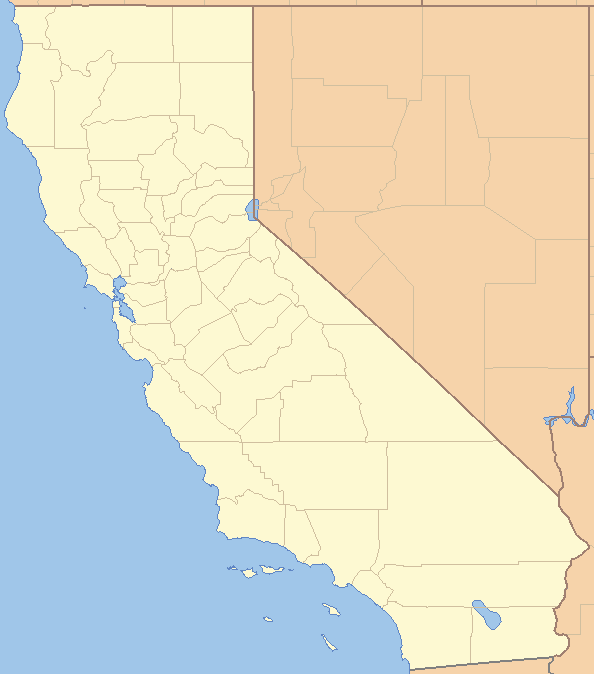
#> input picture Introduction to Machine Learning/Module 2/Module_2_NotebookFiles/images/end_to_end_project/california.png, 594 x 674 px, found by its file name
$ jupyter execute --allow-errors Module_2_CaliforniaHousingProject_template.ipynb   (shell and % lines are left out)
#> lines starting #> are read from the running program, lines starting #| are printed output that depends on the picture
# California Housing Price Model

We will go through an example wherein you will pretend to be a recently hired data scientist at real estate company.  Your first task in to use California census data to build a model of housing prices in the state.  This data includes metrics such as the population, median income, and median housing price for each block group in California. Block groups are the smallest geographical unit for which the US Census Bureau publishes sample data (a block group typically has a population of 600 to 3,000 people).

_Your model should learn from this data and be able to **predict the median housing price** in any district, given all the other metrics._

[cell 1]
# Common imports
import numpy as np
import pandas as pd

Each time Matplotlib loads, it defines a runtime configuration (rc) containing the default styles for every plot element you create. This configuration can be adjusted at any time using the plt.rc convenience routine, shown below.  More information about the command "%matplotlib inline" can be found [here](https://stackoverflow.com/questions/43027980/purpose-of-matplotlib-inline).

[cell 2]
# To plot pretty figures
#import pip
#pip.main(["install","matplotlib"])
# Only in Jupyter

import matplotlib as mpl
import matplotlib.pyplot as plt
mpl.rc('axes', labelsize=14)
mpl.rc('xtick', labelsize=12)
mpl.rc('ytick', labelsize=12)

The [os](https://docs.python.org/3/library/os.html) library provides miscellaneous operating system interfaces.  More specifically, [os.path](https://docs.python.org/3/library/os.path.html#module-os.path) implements some useful functions on pathnames.  Note that [matplotlib.pyplot.tight_layout()](https://matplotlib.org/3.3.2/api/_as_gen/matplotlib.pyplot.tight_layout.html) adjusts the padding between and around subplots.

[cell 3]
import os

PROJECT_ROOT_DIR = "."
IMAGES_PATH = os.path.join(PROJECT_ROOT_DIR, "images")
os.makedirs(IMAGES_PATH, exist_ok=True)

# Function for saving images
def save_fig(fig_id, tight_layout=True, fig_extension="png", resolution=300):
    path = os.path.join(IMAGES_PATH, fig_id + "." + fig_extension)
    print("Saving figure", fig_id)
    if tight_layout:
        plt.tight_layout()
    plt.savefig(path, format=fig_extension, dpi=resolution)

## Get the Data and View/Inspect It

Be sure to place the data file in the same directory as this Jupyter notebook is located.  Click for more information about [read_csv()](https://pandas.pydata.org/pandas-docs/stable/reference/api/pandas.read_csv.html), which returns a Pandas [DataFrame](https://pandas.pydata.org/pandas-docs/stable/reference/api/pandas.DataFrame.html).

[cell 4]
# Read in Data
housing = pd.read_csv("housing.csv")
#> (reads Introduction to Machine Learning/Module 2/Module_2_NotebookFiles/housing.csv from the repository)
# Rough Inspection of Data
housing.head()

# Another Rough Inspection of Data
housing

[cell 5]
# Inspect Metadata on housing Data

housing.info()

[cell 6]
housing["ocean_proximity"].value_counts()

[cell 7]
housing.describe()

[cell 8]
housing.hist(bins=50, figsize=(20,15))
save_fig("attribute_histogram_plots")
#> in save_fig, `plt.savefig(path, format=fig_extension, dpi=resolution)`:
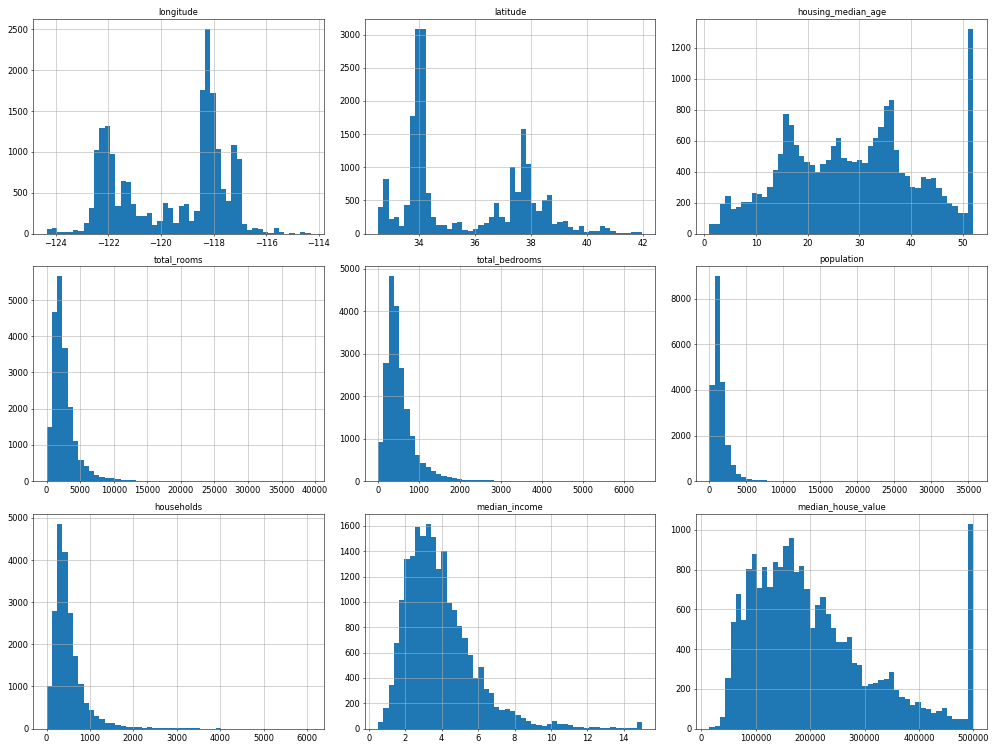
#> figure drawn by matplotlib, 9 panels; panel 1: tallest bar 2507 high, from x = -118.3 to -118.1; panel 2: tallest bar 3086 high, from x = 34.05 to 34.23; panel 3: tallest bar 1321 high, from x = 50.98 to 52; panel 4: tallest bar 5653 high, from x = 1574.7 to 2361.1
plt.show()  # matplotlib.pyplot command

## Create a Test Set

We use the [train_test_split()](https://scikit-learn.org/stable/modules/generated/sklearn.model_selection.train_test_split.html) method to separate our data into a training set and testing set.

[cell 9]
from sklearn.model_selection import train_test_split

train_set, test_set = train_test_split(housing, test_size = 0.2, random_state = 42)

[cell 10]
test_set.head()

[cell 11]
housing["median_income"].hist()
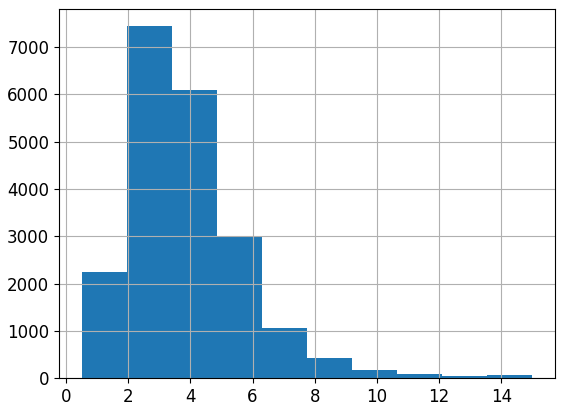
#> figure drawn by matplotlib, 1 panel; tallest bar 7436 high, from x = 1.95 to 3.4

[pandas.cut()](https://pandas.pydata.org/docs/reference/api/pandas.cut.html) is used to bin values into discrete intervals.

[cell 12]
housing["income_cat"] = pd.cut(housing["median_income"],
                              bins = [0,1.5,3,4.5,6,np.inf],
                              labels = [1,2,3,4,5])

[cell 13]
housing["income_cat"].value_counts()

[cell 14]
housing["income_cat"].hist()
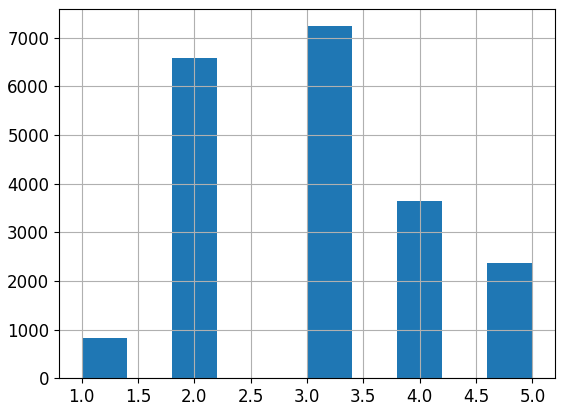
#> figure drawn by matplotlib, 1 panel; tallest bar 7236 high, from x = 3 to 3.4

[StratifiedShuffleSplit()](https://scikit-learn.org/stable/modules/generated/sklearn.model_selection.StratifiedShuffleSplit.html) provides train/test indices to split data in train/test sets.  `strat_train_set` and `strat_test_set` are both Pandas DataFrames that are added to upon each iteration of the for loop. The `split()` method of the `StratifiedShuffleSplit` class generates indices to split the data into a training and test set.

[cell 15]
from sklearn.model_selection import StratifiedShuffleSplit

split = StratifiedShuffleSplit(n_splits = 1, test_size = 0.2, random_state = 42)

for train_index, test_index in split.split(housing, housing["income_cat"]):
    strat_train_set = housing.loc[train_index]
    strat_test_set = housing.loc[test_index]

[cell 16]
strat_test_set["income_cat"].value_counts() / len(strat_test_set)

[cell 17]
housing["income_cat"].value_counts() / len(housing)

[cell 18]
def income_cat_proportions(data):
    return data["income_cat"].value_counts() / len(data)

train_set, test_set = train_test_split(housing, test_size=0.2, random_state=42)

compare_props = pd.DataFrame({
    "Overall": income_cat_proportions(housing),
    "Stratified": income_cat_proportions(strat_test_set),
    "Random": income_cat_proportions(test_set),
}).sort_index()

compare_props["Rand. %error"] = 100 * compare_props["Random"] / compare_props["Overall"] - 100
compare_props["Strat. %error"] = 100 * compare_props["Stratified"] / compare_props["Overall"] - 100

[cell 19]
compare_props

[cell 20]
for set_ in (strat_train_set, strat_test_set):
    set_.drop("income_cat", axis=1, inplace=True)

# Discover and visualize the data to gain insights

If you want to play around with the data inside a Pandas Dataframe without corrupting that data, then you must make a copy of it using the [copy() method](https://stackoverflow.com/questions/27673231/why-should-i-make-a-copy-of-a-data-frame-in-pandas#:~:text=6%20Answers&text=Because%20if%20you%20don't,dataFrame%20to%20a%20different%20name.&text=It's%20necessary%20to%20mention%20that,depends%20on%20kind%20of%20indexing.&text=The%20rules%20about%20when%20a,are%20entirely%20dependent%20on%20NumPy.).

[cell 21]
housing_cat = housing[["ocean_proximity"]]
housing = strat_train_set.copy()

[cell 22]
housing.plot(kind="scatter", x="longitude", y="latitude")
save_fig("bad_visualization_plot")
#> call 2 of save_fig, with fig_id = 'bad_visualization_plot', tight_layout = True, fig_extension = 'png', resolution = 300
#> in save_fig (call 2), `plt.savefig(path, format=fig_extension, dpi=resolution)`:
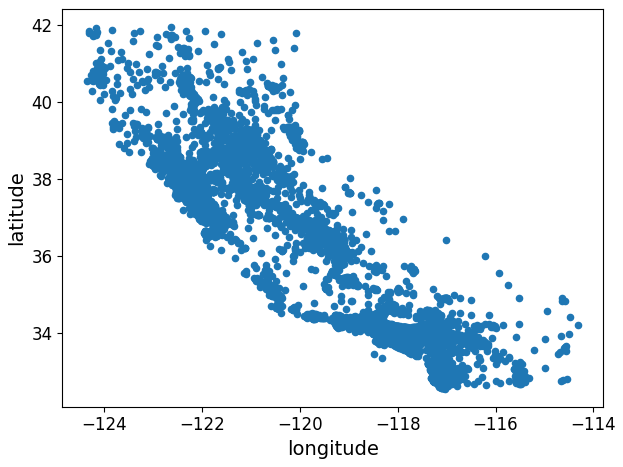
#> figure drawn by matplotlib, 1 panel

We can plot directly from a DataFrame using the [plot()](https://pandas.pydata.org/pandas-docs/stable/reference/api/pandas.DataFrame.plot.html#pandas.DataFrame.plot) method.

[cell 23]
housing.plot(kind="scatter", x="longitude", y="latitude", alpha=0.1)
save_fig("better_visualization_plot")
#> call 3 of save_fig, with fig_id = 'better_visualization_plot', tight_layout = True, fig_extension = 'png', resolution = 300
#> in save_fig (call 3), `plt.savefig(path, format=fig_extension, dpi=resolution)`:
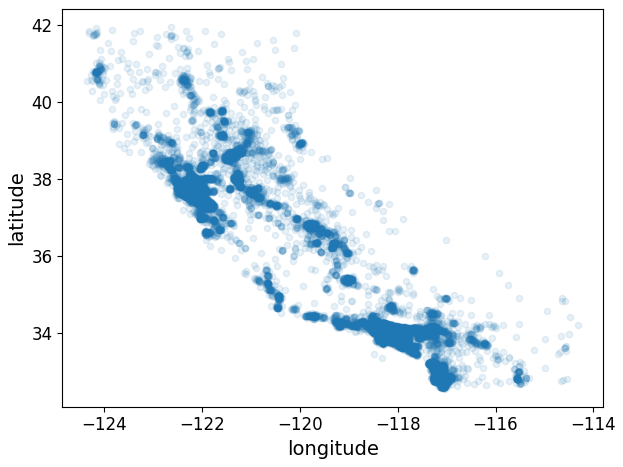
#> figure drawn by matplotlib, 1 panel

[cell 24]
housing.plot(kind="scatter", x="longitude", y="latitude", alpha=0.4,
    s=housing["population"]/100, label="population", figsize=(10,7),
    c="median_house_value", cmap=plt.get_cmap("jet"), colorbar=True,
    sharex=False)
plt.legend()
save_fig("housing_prices_scatterplot")
#> call 4 of save_fig, with fig_id = 'housing_prices_scatterplot', tight_layout = True, fig_extension = 'png', resolution = 300
#> in save_fig (call 4), `plt.savefig(path, format=fig_extension, dpi=resolution)`:
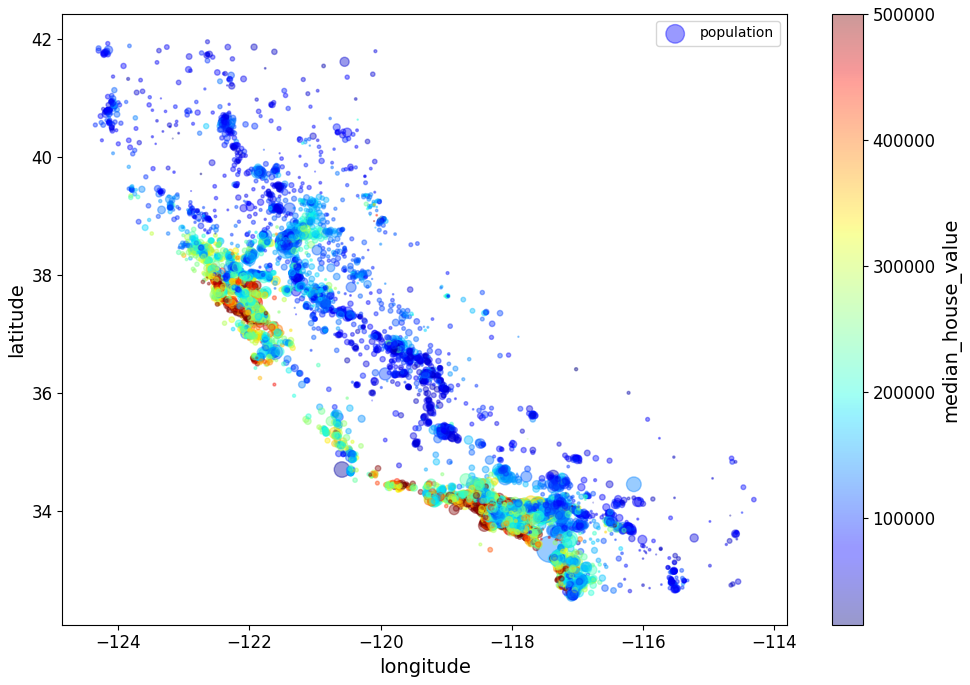
#> figure drawn by matplotlib, 2 panels

[cell 25]
import urllib

# Download the California image
images_path = os.path.join(PROJECT_ROOT_DIR, "images", "end_to_end_project")
os.makedirs(images_path, exist_ok=True)
DOWNLOAD_ROOT = "https://raw.githubusercontent.com/ageron/handson-ml2/master/"
filename = "california.png"
print("Downloading", filename)
url = DOWNLOAD_ROOT + "images/end_to_end_project/" + filename
urllib.request.urlretrieve(url, os.path.join(images_path, filename))

[cell 26]
import matplotlib.image as mpimg
california_img=mpimg.imread(os.path.join(images_path, filename))
#> california_img is the input picture: shape (674, 594, 4) float32; mean R, G, B, A 0.881, 0.867, 0.787, 1
ax = housing.plot(kind="scatter", x="longitude", y="latitude", figsize=(10,7),
                       s=housing['population']/100, label="Population",
                       c="median_house_value", cmap=plt.get_cmap("jet"),
                       colorbar=False, alpha=0.4,)
plt.imshow(california_img, extent=[-124.55, -113.80, 32.45, 42.05], alpha=0.5,
           cmap=plt.get_cmap("jet"))
plt.ylabel("Latitude", fontsize=14)
plt.xlabel("Longitude", fontsize=14)

prices = housing["median_house_value"]
tick_values = np.linspace(prices.min(), prices.max(), 11)
cbar = plt.colorbar(ticks=tick_values/prices.max())
cbar.ax.set_yticklabels(["$%dk"%(round(v/1000)) for v in tick_values], fontsize=14)
cbar.set_label('Median House Value', fontsize=16)

plt.legend(fontsize=16)
save_fig("california_housing_prices_plot")
#> in save_fig (call 5), `plt.savefig(path, format=fig_extension, dpi=resolution)`:
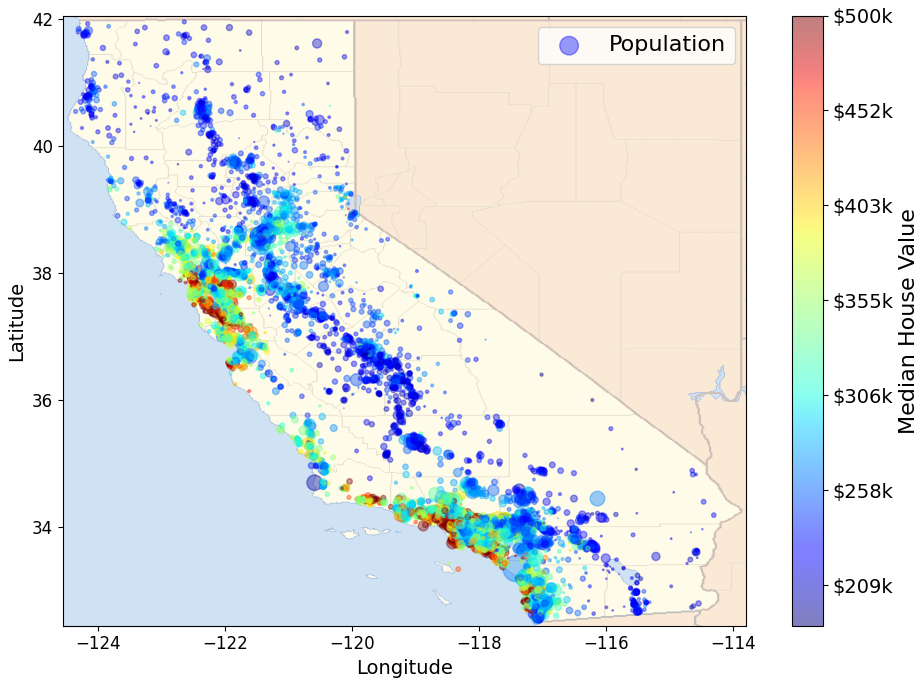
#> figure drawn by matplotlib, 2 panels
#> (the rest of the program and of its run is left out)
